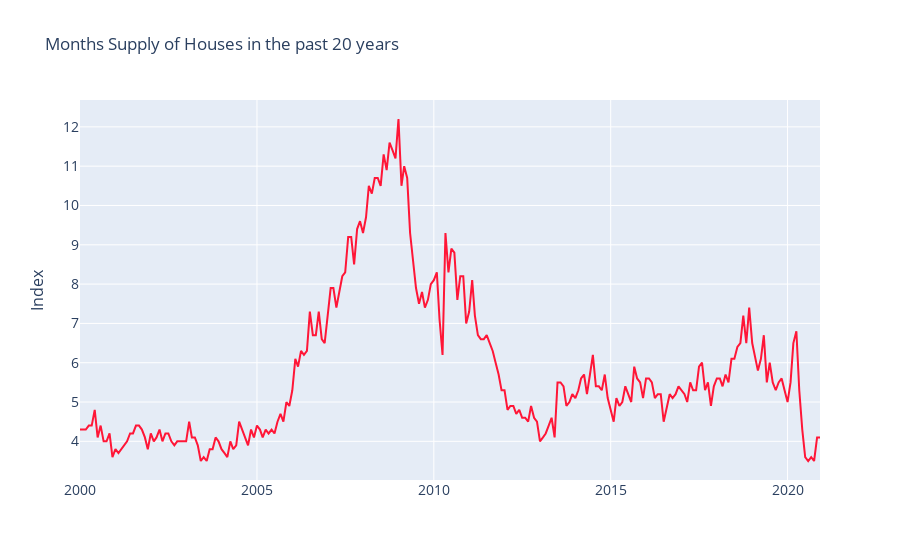

Notebook source saved alongside this figure:
### Code cell
fig = go.Figure()
fig.add_trace(go.Line(x=supply['DATE'], y= supply['MSACSR'], name=' Months Supply of Houses ', marker_color='rgb(255, 22, 55)'))
fig.update_layout(title=' Months Supply of Houses in the past 20 years',xaxis_tickfont_size=14,
                  yaxis=dict(title='Index',titlefont_size=16,tickfont_size=14,),
    legend=dict(x=0,y=1.0,bgcolor='rgba(255, 255, 255,0)',bordercolor='rgba(255, 255, 255, 0)'),barmode='group',bargap=0.15, bargroupgap=0.1)
fig.show()

### Figure 1 — Plotly figure (JSON) as saved in the notebook; plotly's stock layout.template omitted (floating-point values rounded to 4 significant figures; data arrays with more than 128 entries replaced by an {"elided": "..."} marker saying what was removed)
{"data": [{"marker": {"color": "rgb(255, 22, 55)"}, "name": " Months Supply of Houses ", "type": "scatter", "x": {"elided": "252 str values"}, "y": {"elided": "252 float values"}}], "layout": {"bargap": 0.15, "bargroupgap": 0.1, "barmode": "group", "legend": {"bgcolor": "rgba(255, 255, 255,0)", "bordercolor": "rgba(255, 255, 255, 0)", "x": 0, "y": 1}, "title": {"text": " Months Supply of Houses in the past 20 years"}, "xaxis": {"tickfont": {"size": 14}}, "yaxis": {"tickfont": {"size": 14}, "title": {"font": {"size": 16}, "text": "Index"}}}}
